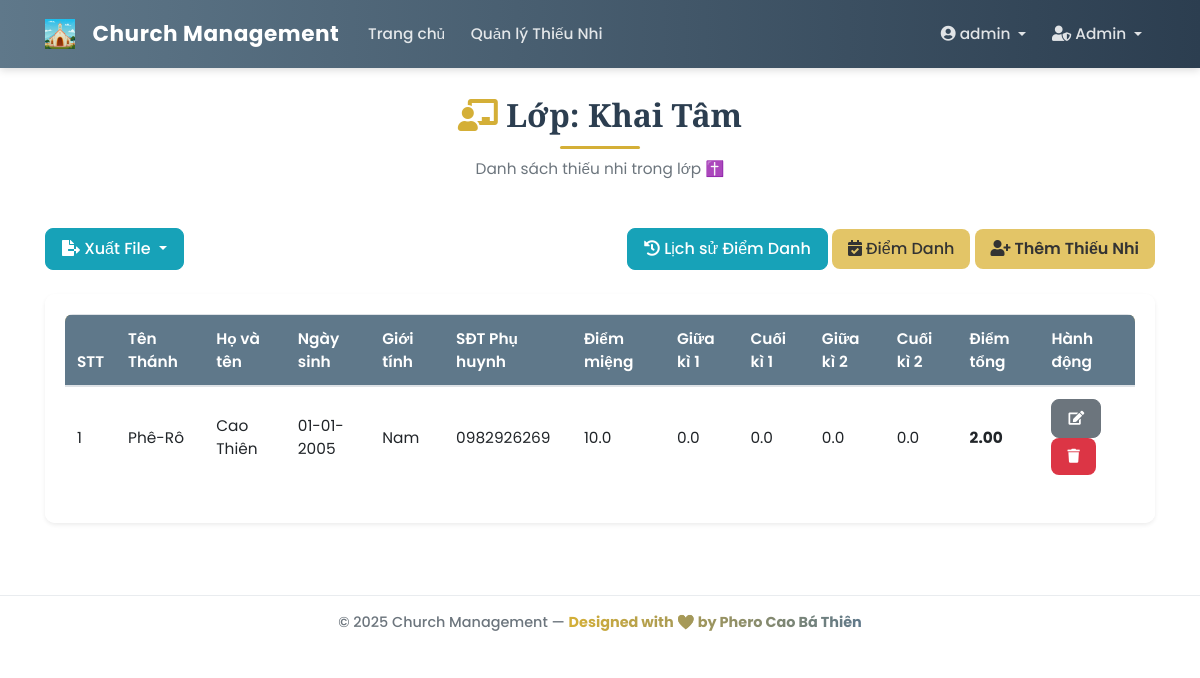
The page /class/1 (signed in) on the database its author committed.
### app/models/user.py (models this page shows, shortened)
class User(db.Model, UserMixin):
    __tablename__ = 'user'
    id = db.Column(db.Integer, primary_key=True)
    username = db.Column(db.String(20), unique=True, nullable=False)
    email = db.Column(db.String(120), unique=True, nullable=False)
    password_hash = db.Column(db.String(60), nullable=False)
    role = db.Column(db.String(50), nullable=False, default='guest')
    created_at = db.Column(db.DateTime, nullable=False, default=datetime.utcnow)
    profile = db.relationship(
        'UserProfile',
        back_populates='user',
        uselist=False,
        cascade='all, delete-orphan'
    )
    assigned_classes = db.relationship(
        'ClassModel',
        secondary=class_leaders_association,
        back_populates='leaders',
        lazy='dynamic'
    )
    announcements = db.relationship('Announcement', backref='author', lazy=True)
    feedbacks = db.relationship('Feedback', backref='sender', lazy=True)
    @property
    def password(self):
        """Ngăn chặn việc đọc trực tiếp mật khẩu."""
        raise AttributeError('password is not a readable attribute')
    def is_admin(self):
        return self.role == 'admin'

### app/models/class_model.py (models this page shows, shortened)
class ClassModel(db.Model):
    __tablename__ = 'class_model'
    id = db.Column(db.Integer, primary_key=True)
    name = db.Column(db.String(100), unique=True, nullable=False)
    students = db.relationship('Student', backref='class_assigned', lazy='dynamic')
    leaders = db.relationship(
        'User',
        secondary=class_leaders_association,
        back_populates='assigned_classes',
        lazy='dynamic'
    )

### app/models/student.py (models this page shows, shortened)
class Student(db.Model):
    __tablename__ = 'student'
    id = db.Column(db.Integer, primary_key=True)
    ten_thanh = db.Column(db.String(50), nullable=True) # Tên Thánh (Tùy chọn)
    full_name = db.Column(db.String(100), nullable=False) # Họ và Tên
    date_of_birth = db.Column(db.Date, nullable=False) # Ngày sinh
    gender = db.Column(db.String(10), nullable=False) # Giới tính ('Nam', 'Nữ')
    ho_ten_bo = db.Column(db.String(100), nullable=True)
    ho_ten_me = db.Column(db.String(100), nullable=True)
    sdt_phu_huynh = db.Column(db.String(15), nullable=True)
    class_id = db.Column(db.Integer, db.ForeignKey('class_model.id'), nullable=True)
    diem_mieng = db.Column(db.Float, nullable=True, default=0.0)
    diem_giua_ki_1 = db.Column(db.Float, nullable=True, default=0.0)
    diem_cuoi_ki_1 = db.Column(db.Float, nullable=True, default=0.0)
    diem_giua_ki_2 = db.Column(db.Float, nullable=True, default=0.0)
    diem_cuoi_ki_2 = db.Column(db.Float, nullable=True, default=0.0)
    @property
    def diem_tong(self):
        scores = [self.diem_mieng or 0, self.diem_giua_ki_1 or 0, self.diem_cuoi_ki_1 or 0,
                 self.diem_giua_ki_2 or 0, self.diem_cuoi_ki_2 or 0]
        return round(sum(scores) / 5, 2) if any(scores) else 0.0

### app/routes.py (the view)
@main.route('/class/<int:class_id>')
@login_required
@permission_required_for_class(allow_guest=True)  # <-- ÁP DỤNG LUẬT KIỂM TRA QUYỀN, cho phép guest xem
def view_class(class_id):
    return class_controller.view_details(class_id)

### app/controllers/class_controller.py (called while the page is built)
def view_details(class_id):
    class_obj = ClassModel.query.get_or_404(class_id)
    students = class_obj.students.all()
    return render_template('class/class_detail.html', class_obj=class_obj, students=students)

### app/models/user.py (called while the page is built)
@login_manager.user_loader
def load_user(user_id):
    return User.query.get(int(user_id))

### app/templates/class/class_detail.html (shortened to what this page needs)
{% extends "base.html" %}
{% block content %}
<link rel="stylesheet" href="{{ url_for('static', filename='css/student_list.css') }}">
<div class="page-header text-center mb-5">
    <h1 class="page-title"><i class="fas fa-chalkboard-teacher text-gold me-2"></i> Lớp: {{ class_obj.name }}</h1>
    <p class="text-muted">Danh sách thiếu nhi trong lớp ✝️</p>
</div>
<div class="d-flex justify-content-between align-items-center mb-4 flex-wrap gap-2">
    <div class="dropdown">
        <button class="btn btn-info dropdown-toggle" type="button" id="exportDropdown" data-toggle="dropdown" aria-haspopup="true" aria-expanded="false">
            <i class="fas fa-file-export me-1"></i> Xuất File
        </button>
    </div>
    <div>
        <a href="{{ url_for('attendance.attendance_history', class_id=class_obj.id) }}" class="btn btn-info me-2">
            <i class="fas fa-history me-1"></i> Lịch sử Điểm Danh
        </a>
        {% if current_user.is_admin() or current_user.is_leader() %}
        <a href="{{ url_for('attendance.take_attendance', class_id=class_obj.id) }}" class="btn btn-warning me-2">
            <i class="fas fa-calendar-check me-1"></i> Điểm Danh
        </a>
        <a href="{{ url_for('main_routes.add_student_to_class', class_id=class_obj.id) }}" class="btn btn-success">
            <i class="fas fa-user-plus me-1"></i> Thêm Thiếu Nhi
        </a>
        {% elif current_user.role == 'guest' %}
        <a href="{{ url_for('attendance.attendance_history', class_id=class_obj.id) }}" class="btn btn-info me-2">
            <i class="fas fa-history me-1"></i> Xem Điểm Danh
        </a>
        {% endif %}
    </div>
</div>
<div class="card shadow-sm">
    <div class="card-body">
        <div class="table-responsive">
            <table class="table table-hover align-middle">
                <thead class="table-gold">
                    <tr>
                        <th>STT</th>
                        <th>Tên Thánh</th>
                        <th>Họ và tên</th>
                        <th>Ngày sinh</th>
                        <th>Giới tính</th>
                        <th>SĐT Phụ huynh</th>
                        <th>Điểm miệng</th>
                        <th>Giữa kì 1</th>
                        <th>Cuối kì 1</th>
                        <th>Giữa kì 2</th>
                        <th>Cuối kì 2</th>
                        <th>Điểm tổng</th>
                        <th>Hành động</th>
                    </tr>
                </thead>
                <tbody>
                    {% for student in students %}
                    <tr>
                        <td>{{ loop.index }}</td>
                        <td>{{ student.ten_thanh or 'N/A' }}</td>
                        <td>{{ student.full_name }}</td>
                        <td>{{ student.date_of_birth.strftime('%d-%m-%Y') if student.date_of_birth else '' }}</td>
                        <td>{{ student.gender }}</td>
                        <td>{{ student.sdt_phu_huynh or 'N/A' }}</td>
                        <td>{{ "%.1f"|format(student.diem_mieng or 0) }}</td>
                        <td>{{ "%.1f"|format(student.diem_giua_ki_1 or 0) }}</td>
                        <td>{{ "%.1f"|format(student.diem_cuoi_ki_1 or 0) }}</td>
                        <td>{{ "%.1f"|format(student.diem_giua_ki_2 or 0) }}</td>
                        <td>{{ "%.1f"|format(student.diem_cuoi_ki_2 or 0) }}</td>
                        <td><strong>{{ "%.2f"|format(student.diem_tong) }}</strong></td>
                        <td>
                            {% if current_user.is_admin() or current_user.is_leader() %}
                            <a href="{{ url_for('main_routes.edit_student', student_id=student.id) }}" class="btn btn-secondary btn-sm" title="Sửa"><i class="fas fa-edit"></i></a>
                            <form action="{{ url_for('main_routes.delete_student', student_id=student.id) }}"
                            method="POST"
                            class="d-inline"
                            onsubmit='return confirm("Bạn có chắc chắn muốn xóa thiếu nhi {{ student.full_name }}?");'>
                                <button type="submit" class="btn btn-danger btn-sm" title="Xóa">
                                    <i class="fas fa-trash"></i>
                                </button>
                            </form>
                            {% endif %}
                        </td>
                    </tr>
                    {% else %}
                    <tr>
                        <td colspan="13" class="text-center text-muted py-4">
                            ⛪ Chưa có thiếu nhi nào trong lớp.
                        </td>
                    </tr>
                    {% endfor %}
                </tbody>
            </table>
        </div>
    </div>
</div>
{% endblock content %}

### app/templates/base.html (shortened to what this page needs)
<!DOCTYPE html>
<html lang="vi">
<head>
    <link rel="stylesheet" href="https://stackpath.bootstrapcdn.com/bootstrap/4.5.2/css/bootstrap.min.css">
    <link rel="stylesheet" href="https://cdnjs.cloudflare.com/ajax/libs/font-awesome/5.15.3/css/all.min.css">
    <link rel="stylesheet" href="{{ url_for('static', filename='css/style.css') }}">
</head>
<body>
    <header class="site-header">
        <nav class="navbar navbar-expand-lg navbar-dark custom-navbar fixed-top">
            <div class="container">
                <a class="navbar-brand d-flex align-items-center" href="{{ url_for('main_routes.home') }}">
                <img src="{{ url_for('static', filename='img/Church.png') }}" alt="Church" class="Church mr-2" style="height: 30px; width: auto;">
                <span class="brand-text">Church Management</span>
            </a>
                <div class="collapse navbar-collapse" id="navbarToggle">
                    <ul class="navbar-nav mr-auto">
                        {% if current_user.is_authenticated %}
                            <li class="nav-item"><a class="nav-link" href="{{ url_for('main_routes.home') }}">Trang chủ</a></li>
                            <li class="nav-item"><a class="nav-link" href="{{ url_for('student.list_students') }}">Quản lý Thiếu Nhi</a></li>
                        {% endif %}
                    </ul>
                    <ul class="navbar-nav ml-auto">
                        {% if current_user.is_authenticated %}
                            <li class="nav-item dropdown">
                                <a class="nav-link dropdown-toggle" href="#" id="accountDropdown" data-toggle="dropdown">
                                    <i class="fas fa-user-circle"></i> {{ current_user.username }}
                                </a>
                            </li>
                            {% if current_user.role == 'admin' %}
                            <li class="nav-item dropdown">
                                <a class="nav-link dropdown-toggle" href="#" id="adminDropdown" data-toggle="dropdown">
                                    <i class="fas fa-user-shield"></i> Admin
                                </a>
                            </li>
                            {% endif %}
                        {% else %}
                            <li class="nav-item"><a class="nav-link" href="{{ url_for('auth.login') }}">Đăng nhập</a></li>
                            <li class="nav-item"><a class="nav-link" href="{{ url_for('auth.register') }}">Đăng ký</a></li>
                        {% endif %}
                    </ul>
                </div>
            </div>
        </nav>
    </header>
    <main class="main-content container mt-5 pt-5">
        {% block content %}{% endblock %}
    </main>
    <footer class="footer py-3 mt-5">
        <div class="container text-center">
            <p class="mb-0">© 2025 Church Management — <span class="text-gradient">Designed with ❤️ by Phero Cao Bá Thiên</span></p>
        </div>
    </footer>
</body>
</html>

### app/static/css/style.css (style rules this page uses)
:root { --primary-color: #8a7b5f; --secondary-color: #5f788a; --dark-color: #2c3e50; --light-color: #fdfdfd; --soft-gold: #d4af37; --muted-gray: #6c757d; --light-bg: #f8f9fa; --shadow: 0 4px 12px rgba(0, 0, 0, 0.08); --border-radius: 0.5rem; }
body { font-family: 'Poppins', sans-serif; background: linear-gradient( rgba(255, 255, 255, 0.98), rgba(255, 255, 255, 0.97) ), url('https://source.unsplash.com/1600x900/?church,stained-glass,light,cathedral'); background-size: cover; background-attachment: fixed; background-position: center; color: var(--dark-color); display: flex; flex-direction: column; min-height: 100vh; font-size: 0.96rem; }
a { color: var(--secondary-color); text-decoration: none; transition: color 0.2s ease-in-out; }
h1, h2, h3, h4, h5 { font-family: 'Playfair Display', serif; font-weight: 600; color: var(--dark-color); }
h1 { text-align: center; font-size: 2rem; position: relative; }
h1::after { content: ""; display: block; width: 80px; height: 3px; background: var(--soft-gold); margin: 12px auto 0; border-radius: 3px; }
.custom-navbar { background: linear-gradient(90deg, var(--secondary-color), var(--dark-color)); box-shadow: 0 2px 8px rgba(0,0,0,0.15); padding: 0.8rem 1rem; }
.brand-text { font-weight: 700; font-size: 1.35rem; color: #fff; margin-left: 0.6rem; letter-spacing: 0.5px; }
.nav-link { color: rgba(255, 255, 255, 0.85) !important; font-weight: 500; transition: color 0.2s; margin: 0 0.3rem; }
.card { background-color: #fff; border: none; border-radius: var(--border-radius); box-shadow: var(--shadow); margin-bottom: 1.5rem; transition: transform 0.2s ease; }
.table { background: #fff; border-radius: var(--border-radius); overflow: hidden; }
.table thead th { background-color: var(--secondary-color); color: #fff; font-weight: 600; }
.btn { font-weight: 500; border-radius: var(--border-radius); padding: 0.5rem 1rem; transition: all 0.2s ease; }
.btn-success { background-color: #28a745; border: none; }
.btn-warning { background-color: #e3c567; color: #333; border: none; }
.btn-danger { background-color: #dc3545; border: none; }
.footer { background: #fff; border-top: 1px solid #e9ecef; padding: 1rem; text-align: center; font-weight: 500; font-size: 0.9rem; color: var(--muted-gray); }
.text-gradient { background: linear-gradient(90deg, var(--soft-gold), var(--secondary-color)); -webkit-background-clip: text; -webkit-text-fill-color: transparent; font-weight: 700; }

### app/static/css/student_list.css (style rules this page uses)
body { background: linear-gradient(rgba(255,255,255,0.94), rgba(255,255,255,0.97)), url('https://source.unsplash.com/1600x900/?church,light,children'); background-size: cover; background-attachment: fixed; font-family: 'Poppins', sans-serif; color: #333; }
.page-title { font-weight: 600; color: #2c3e50; }
.text-gold { color: #d4af37; }
.table-gold { background-color: #e3c567; color: #333; }
.card { border: none; border-radius: 10px; background: rgba(255,255,255,0.95); }
.btn-success { background-color: #e3c567; border: none; color: #333; font-weight: 600; }
.table th, .table td { vertical-align: middle; }

### rows shown on the page
User: username "admin"
ClassModel: name "Khai Tâm"
Student: ten_thanh "Phê-Rô", full_name "Cao Thiên", date_of_birth "01-01-2005", gender "Nam", sdt_phu_huynh "0982926269", diem_mieng "10.0", diem_giua_ki_1 "0.0", diem_cuoi_ki_1 "0.0", diem_giua_ki_2 "0.0", diem_cuoi_ki_2 "0.0", diem_tong "2.00"
